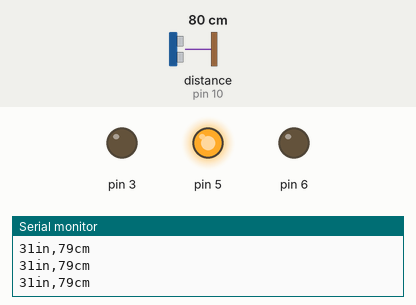
The sketch below on a simulated Arduino Uno, built with avr-gcc and run on an emulated ATmega328P. Shown: output pins drawn as LEDs (lit = HIGH), the last lines printed to the serial monitor. Wiring (inferred from the names in the program): ultrasonic range finder: trigger pin 11; echo pin 10. The test bench sets the inputs (shaded band); at power-on: distance to the obstacle (sensor on pin 10) 80 cm. The echo pulse lasts 58.3 µs per cm; pins used as bus, display or sensor lines are not drawn.

Above: at 1.2 s.
1.3 s: distance to the obstacle (sensor on pin 10) set to 18 cm
2.8 s: distance to the obstacle (sensor on pin 10) set to 15 cm
At 3.4 s:
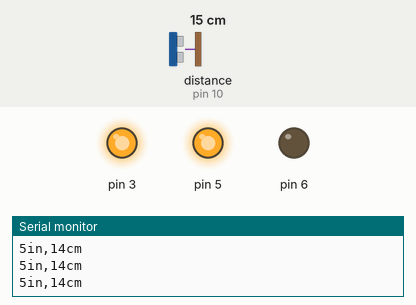
Timing chart, 0 to 5.8 s (numbered marks = the images above; inputs shaded):
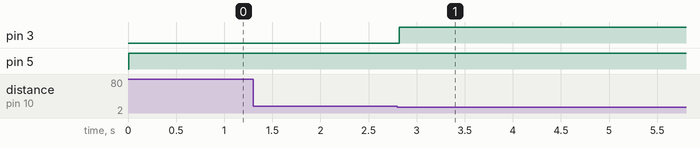

The sketch:

Boe_Bot_Ultrasonic_Sensor.ino
```cpp
int trigPin = 11; //Trig - green Jumper
int echoPin = 10; //Echo - yellow Jumper
long duration, cm, inches; //Tells units of length


void setup() {
Serial.begin (9600); // Sets a serial port value
//Define inputs and outputs
pinMode(trigPin, OUTPUT); // Trig is output and sound waves come out of trig
pinMode(echoPin, INPUT); //Echo is input and recieves waves after a period of time
pinMode(3, OUTPUT);
pinMode(5, OUTPUT);
pinMode(6, OUTPUT);
}

void loop() {
// The sensor is triggered by a HIGH pulse of 10 or more microseconds
// Give a short LOW pulse beforehand to ensure a clean HIGH
pulse:
digitalWrite(trigPin, LOW); // Trig starts off
delayMicroseconds(5); //Wait five microseconds
digitalWrite(trigPin, HIGH); // Trig pin on
delayMicroseconds(10); // Wait ten microseconds
digitalWrite(trigPin, LOW); // Trig pin off
// Read the signal from the sensor: a HIGH pulse whose
// duration is the time (in microseconds) from the sending
// of the ping to the reception of its echo off of an object
pinMode(echoPin, INPUT); // Echo pin recieves output waves
duration = pulseIn(echoPin, HIGH); // Echo pin is on
// convert the time into a distance
cm = (duration/2) / 29.1; // Converts time to cm value
 inches = (duration/2) / 74; // Converts time to inch value

 Serial.print(inches); // Prints inches value
 Serial.print("in,"); // Prints “in,”
 Serial.print(cm); //Prints cm value
 Serial.print("cm"); // Prints “cm”
 Serial.println(); // Prints out results to the serial reader

 if (cm >= 16) { // If distance between sensor and wall is less than 5...
digitalWrite(5,1);
 } else{
digitalWrite(3,1);
}
}
```

Measured:
- the behaviour switches between 17 and 16 cm on distance to the obstacle (sensor on pin 10) (found by bisection; images 0 and 1)
- after the input at 2.8 s, pin 3: LOW → HIGH at once
